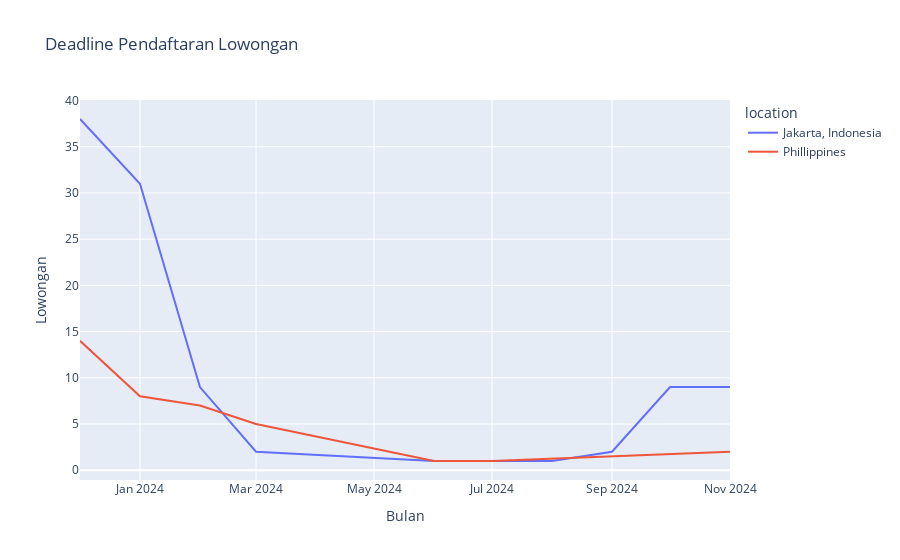

The cell this chart's notebook holds for it:
### Code cell
import plotly.express as px
px.line(deadline_table, 
        x='yearmonth', y='index', color='location', title='Deadline Pendaftaran Lowongan',
        labels={'yearmonth':'Bulan','index' : 'Lowongan'})

### Figure 1 — Plotly figure (JSON) as saved in the notebook; plotly's stock layout.template omitted (floating-point values rounded to 4 significant figures)
{"data": [{"hovertemplate": "location=Jakarta, Indonesia<br>Bulan=%{x}<br>Lowongan=%{y}<extra></extra>", "legendgroup": "Jakarta, Indonesia", "line": {"color": "#636efa", "dash": "solid"}, "marker": {"symbol": "circle"}, "mode": "lines", "name": "Jakarta, Indonesia", "orientation": "v", "showlegend": true, "type": "scatter", "x": ["2023-12", "2024-01", "2024-02", "2024-03", "2024-06", "2024-08", "2024-09", "2024-10", "2024-11"], "xaxis": "x", "y": [38, 31, 9, 2, 1, 1, 2, 9, 9], "yaxis": "y"}, {"hovertemplate": "location=Phillippines<br>Bulan=%{x}<br>Lowongan=%{y}<extra></extra>", "legendgroup": "Phillippines", "line": {"color": "#EF553B", "dash": "solid"}, "marker": {"symbol": "circle"}, "mode": "lines", "name": "Phillippines", "orientation": "v", "showlegend": true, "type": "scatter", "x": ["2023-12", "2024-01", "2024-02", "2024-03", "2024-06", "2024-07", "2024-11"], "xaxis": "x", "y": [14, 8, 7, 5, 1, 1, 2], "yaxis": "y"}], "layout": {"legend": {"title": {"text": "location"}, "tracegroupgap": 0}, "title": {"text": "Deadline Pendaftaran Lowongan"}, "xaxis": {"anchor": "y", "domain": [0, 1], "title": {"text": "Bulan"}}, "yaxis": {"anchor": "x", "domain": [0, 1], "title": {"text": "Lowongan"}}}}
